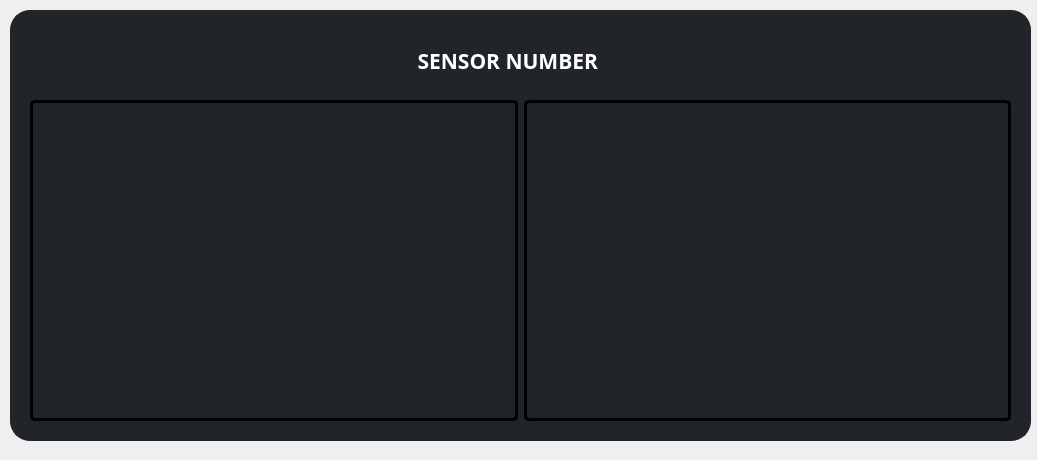
<?xml version="1.0" encoding="UTF-8"?>
<ui version="4.0">
 <class>graph_Widget</class>
 <widget class="QWidget" name="graph_Widget">
  <property name="geometry">
   <rect>
    <x>0</x>
    <y>0</y>
    <width>1037</width>
    <height>460</height>
   </rect>
  </property>
  <property name="windowTitle">
   <string>라이브 그래프</string>
  </property>
  <widget class="QFrame" name="frame">
   <property name="geometry">
    <rect>
     <x>10</x>
     <y>10</y>
     <width>1021</width>
     <height>431</height>
    </rect>
   </property>
   <property name="styleSheet">
    <string notr="true">color: rgb(255,255,255);
background-color: rgb(33, 37, 41);
border: 2px solid rgb(33, 37, 41);
border-radius: 20px;</string>
   </property>
   <property name="frameShape">
    <enum>QFrame::StyledPanel</enum>
   </property>
   <property name="frameShadow">
    <enum>QFrame::Raised</enum>
   </property>
   <widget class="QWidget" name="horizontalLayoutWidget_2">
    <property name="geometry">
     <rect>
      <x>20</x>
      <y>90</y>
      <width>981</width>
      <height>321</height>
     </rect>
    </property>
    <layout class="QHBoxLayout" name="horizontalLayout_3">
     <item>
      <layout class="QVBoxLayout" name="verticalLayout_2">
       <item>
        <widget class="PlotWidget" name="pygr01" native="true">
         <property name="styleSheet">
          <string notr="true">border-radius: 10px;
opacity: 100;
border: 3px solid rgb(0,0,0);
border-radius: 5px;</string>
         </property>
         <property name="inputMethodHints">
          <set>Qt::ImhDate|Qt::ImhHiddenText|Qt::ImhLowercaseOnly|Qt::ImhSensitiveData|Qt::ImhTime</set>
         </property>
        </widget>
       </item>
      </layout>
     </item>
     <item>
      <layout class="QVBoxLayout" name="verticalLayout_3">
       <item>
        <widget class="PlotWidget" name="pygr02" native="true">
         <property name="styleSheet">
          <string notr="true">border-radius: 10px;
opacity: 100;
border: 3px solid rgb(0,0,0);
border-radius: 5px;</string>
         </property>
        </widget>
       </item>
      </layout>
     </item>
    </layout>
   </widget>
   <widget class="QLabel" name="graph_num_lb">
    <property name="geometry">
     <rect>
      <x>380</x>
      <y>30</y>
      <width>241</width>
      <height>41</height>
     </rect>
    </property>
    <property name="font">
     <font>
      <family>KoPubWorld돋움체 Bold</family>
      <pointsize>16</pointsize>
      <weight>75</weight>
      <bold>true</bold>
     </font>
    </property>
    <property name="text">
     <string>SENSOR NUMBER </string>
    </property>
    <property name="alignment">
     <set>Qt::AlignCenter</set>
    </property>
   </widget>
  </widget>
 </widget>
 <customwidgets>
  <customwidget>
   <class>PlotWidget</class>
   <extends>QWidget</extends>
   <header>pyqtgraph</header>
   <container>1</container>
  </customwidget>
 </customwidgets>
 <resources/>
 <connections/>
</ui>
